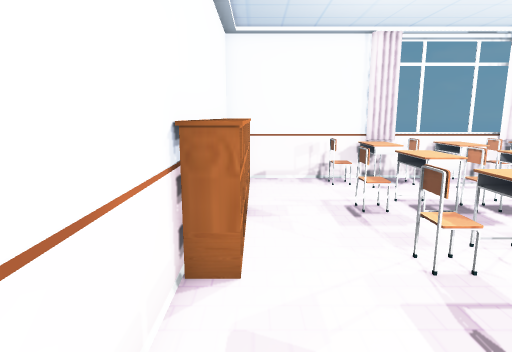
view 1 (above)

12 first-person views from a walk through a Unity game level. The camera is 1.2 m above the floor, tilts 10° down and sees 75° across. Doors are open. The floor is counted in squares, 0.5 m on a side. Each view is taken from the middle of a square. On the plan, view 1 faces up. The plan holds only what a view shows up to about 20 squares ahead; the rest is blank. The place goes on beyond the plan. The player character is not drawn. Some surface patterns are stand-ins.

view 2
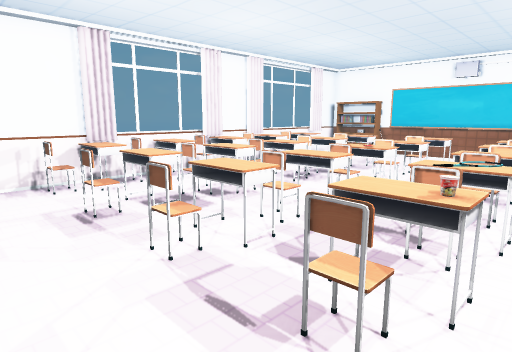

view 3
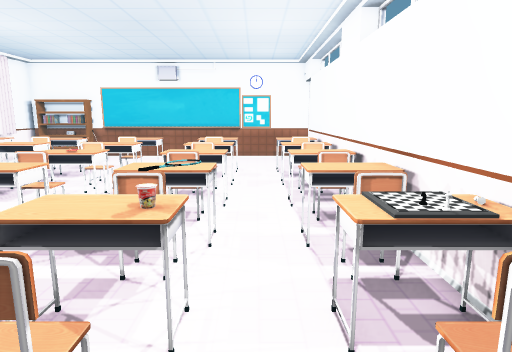

view 4
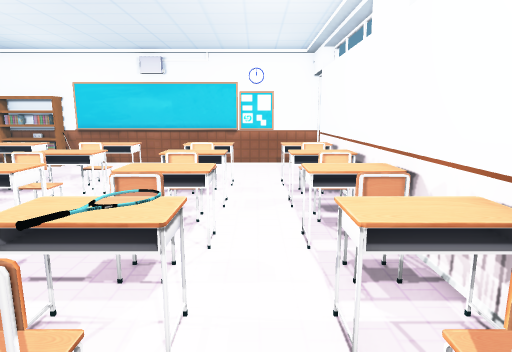

view 5
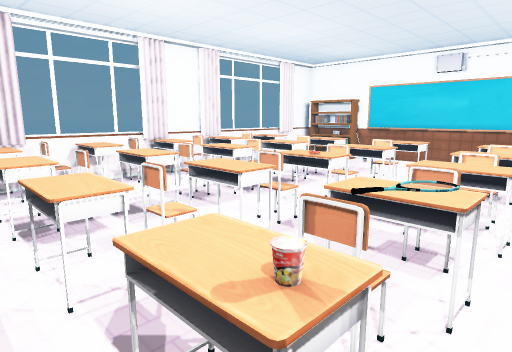

view 6
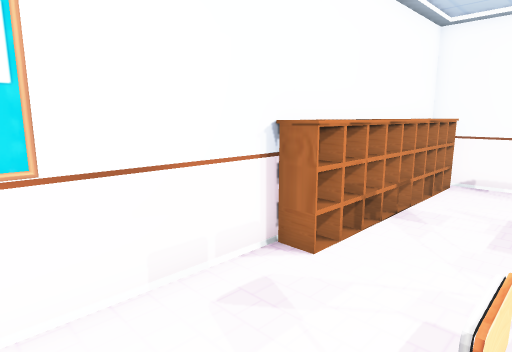

view 7
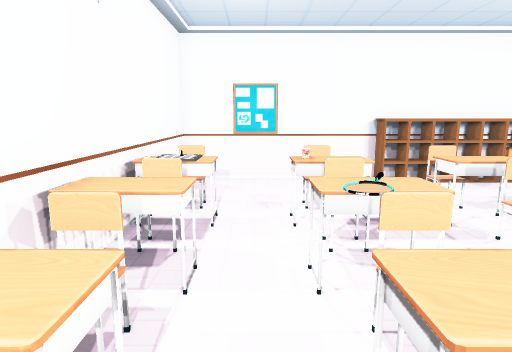

view 8
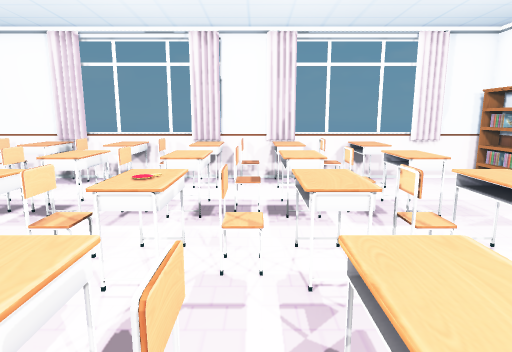

view 9
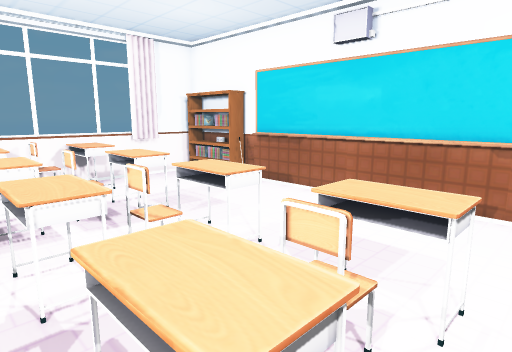

view 10
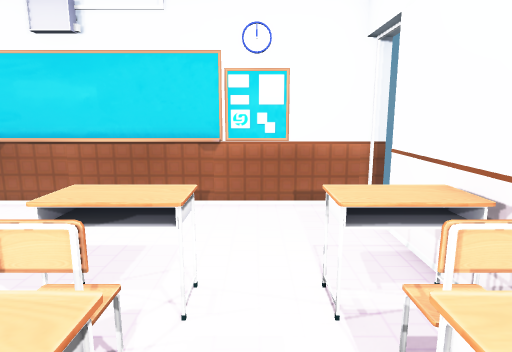

view 11
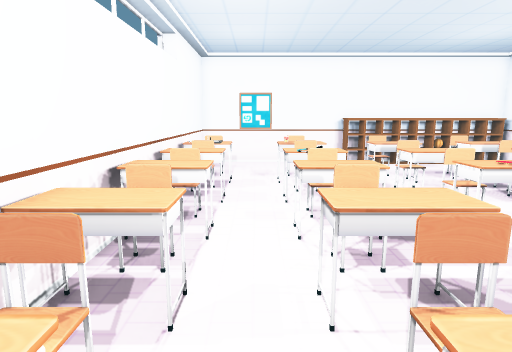

view 12
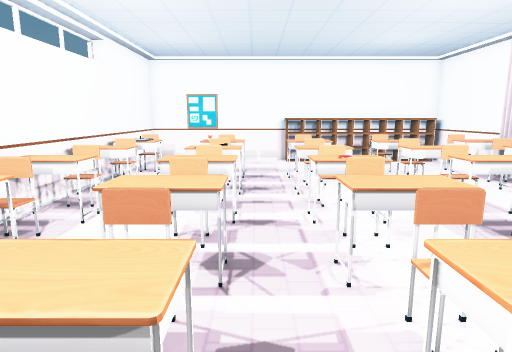

### Floor plan
Key: @ floor where view 1 was taken; # wall or solid block; x gap in a wall; . floor; D open door; = window, fence, low wall or low ledge; ^ raised ledge; v drop or lower ground; O other object.
Columns run from 1 left of view 1 to 21 right of it. Each row starts with its distance up from view 1.
 13 ####v^#====##v#====##v#
 12 OO..=^^=^^=^^=^=#^...OO
 11 OO...^..^= ^..^= ^...OO
 10 OO..............  ...O#
  9 OO..=^^O^^O^^O^= ^....O
  8 OO..=^^.^^.^^.^= ^....O
  7 OO....................O
  6 OO..=^^.^^.^^.^=#^....O
  5 OO..=^^=^^=O=O^=#^....O
  4 #.....= .=#==.^=#^... O
  3 #.......=............ O
  2 #... ^^#^OO^^O^=#^....O
  1 #...=^^=xO.^^.^=#^....#
  0 #@....................#
 -1 #....##.^^.^^.^=#^....#
 -2 #...=OO=^^=^^O^=#^....#
 -3 v###v#^^^^^^##=^^^^^DDD

Where each view was taken, in squares from view 1:
view 1: 0 up, 0 right, facing up
view 2: 0 up, 0 right, facing up-right
view 3: 0 up, 1 right, facing right
view 4: 0 up, 4 right, facing right
view 5: 0 up, 3 right, facing up-right
view 6: 0 up, 3 right, facing up-left
view 7: 0 up, 12 right, facing left
view 8: 0 up, 12 right, facing up
view 9: 0 up, 12 right, facing up-right
view 10: 0 up, 12 right, facing right
view 11: 0 up, 17 right, facing left
view 12: 3 up, 18 right, facing left
